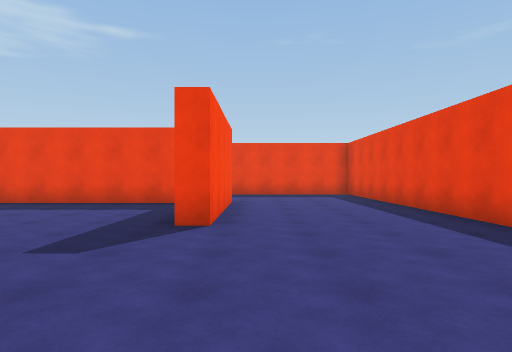
View 1 (above)

16 first-person views from a walk through a 3-D level made in the Unity game engine. The camera is 1.4 m above the floor, looks level and sees 75° across. The floor is counted in squares, 2 m on a side. Each view is taken from the middle of a square. On the plan, view 1 faces up. The plan holds only what a view shows up to about 10 squares ahead; the rest is blank. The place goes on beyond the plan. The player character is not drawn.

View 2
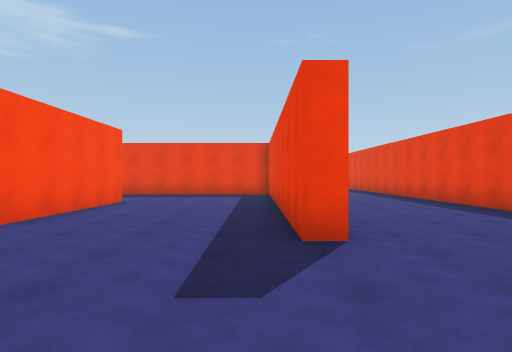

View 3
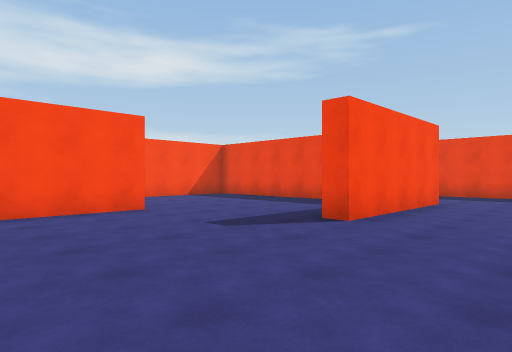

View 4
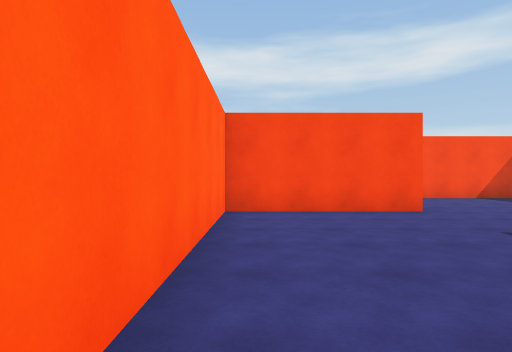

View 5
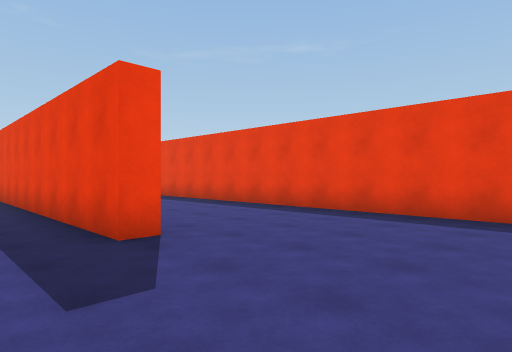

View 6
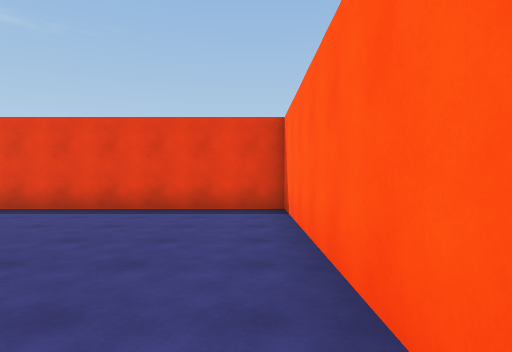

View 7
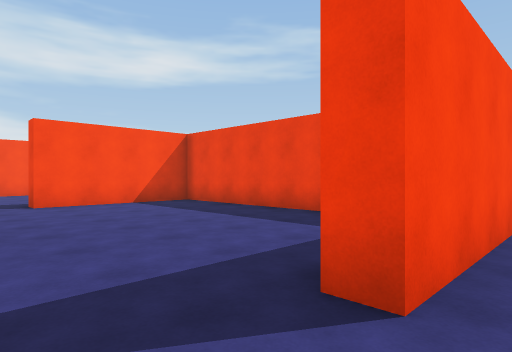

View 8
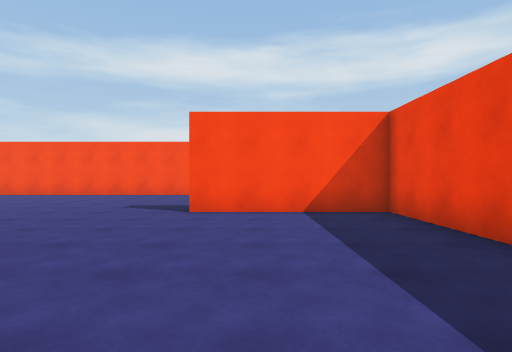

View 9
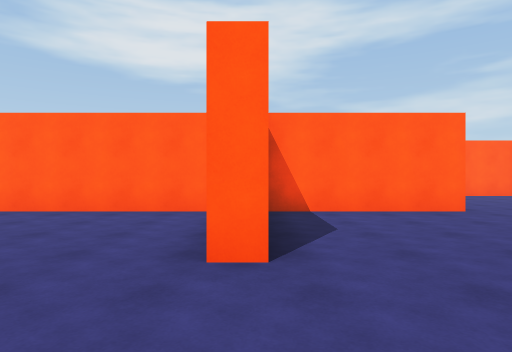

View 10
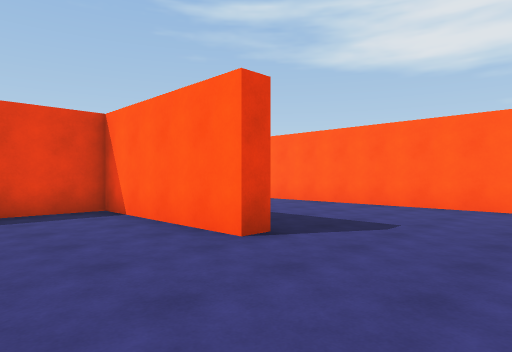

View 11
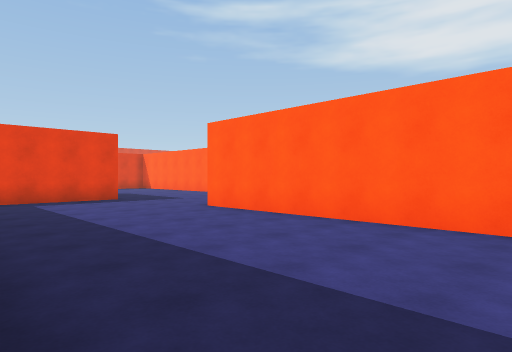

View 12
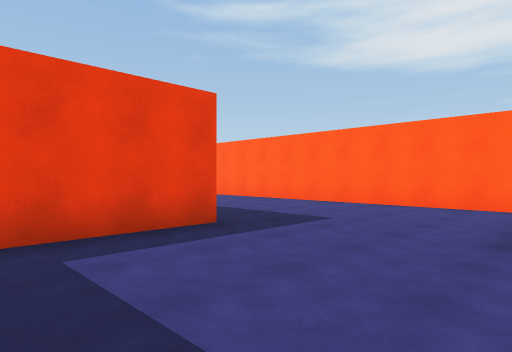

View 13
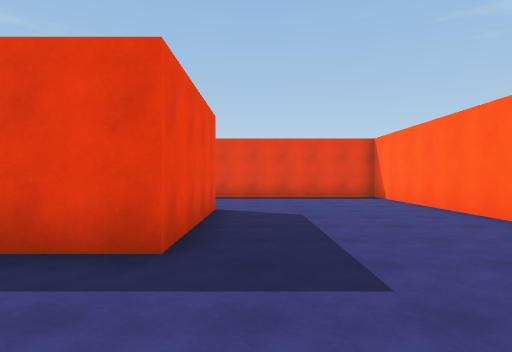

View 14
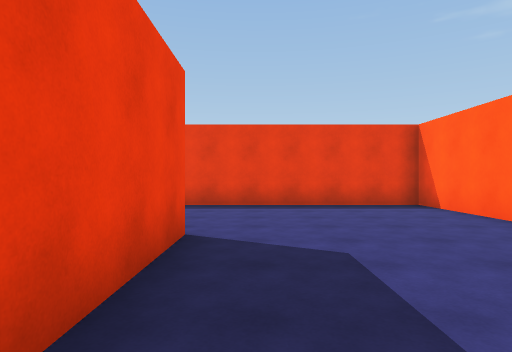

View 15
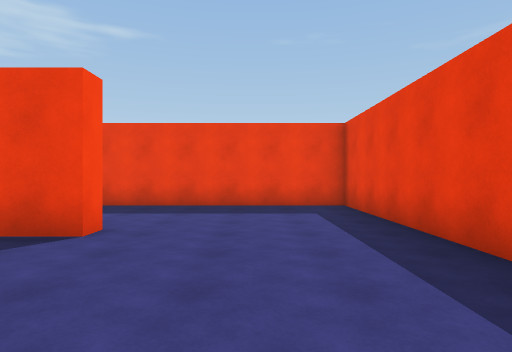

View 16
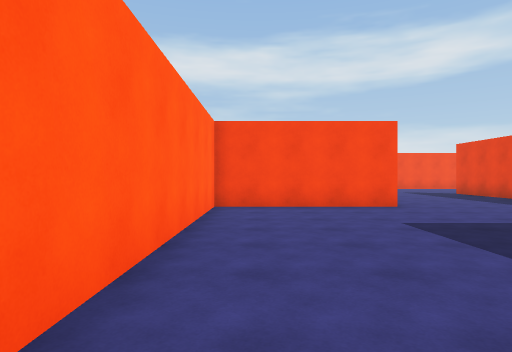

### Floor plan
Points are (right, up) in squares from view 1. A wall is a line through its corners. A room is listed if a view was taken in it or the views show most of it. See-through windows are left out.
Room 1 (views 1, 2, 3, 4, 5, 6, 7, 8, 9, 10, 11, 12, 13, 14, 15, 16)
walls: (-5.1, 3.3) (-4.6, 3.3) (-4.6, -0.6) (8.1, -0.6) (8.1, 10); (4, 3.6) (3.5, 3.6) (3.5, 11.4); (-2, 8.6) (-8.5, 8.6) (-8.5, 4.7) (-9, 4.7); (-0.6, 9.1) (-0.6, 4.7) (-1.2, 4.7); (4, -4.6) (4, -5.2) (0, -5.2) (0, -2.2); (-9.2, -1.1) (-9.2, -0.6) (-5.1, -0.6) (-5.1, 1.1); (-11, -5.8) (-3.6, -5.8) (-3.6, -10) (8.1, -10) (8.1, -1.1) (2.4, -1.1)

Where each view was taken, in squares from view 1:
view 1: 0 up, 0 right, facing up
view 2: 0 up, 3 right, facing up
view 3: 0 up, 2 right, facing up-left
view 4: 0 up, 2 right, facing left
view 5: 0 up, 2 right, facing up-right
view 6: 0 up, 1 right, facing right
view 7: 3 up, 0 right, facing up-left
view 8: 6 up, 2 left, facing left
view 9: 6 up, 5 left, facing down
view 10: 2 up, 12 left, facing down-right
view 11: 1 down, 10 left, facing down-right
view 12: 2 down, 4 left, facing down-right
view 13: 6 down, 3 left, facing right
view 14: 6 down, 0 right, facing right
view 15: 9 down, 6 right, facing up
view 16: 9 down, 4 right, facing left
